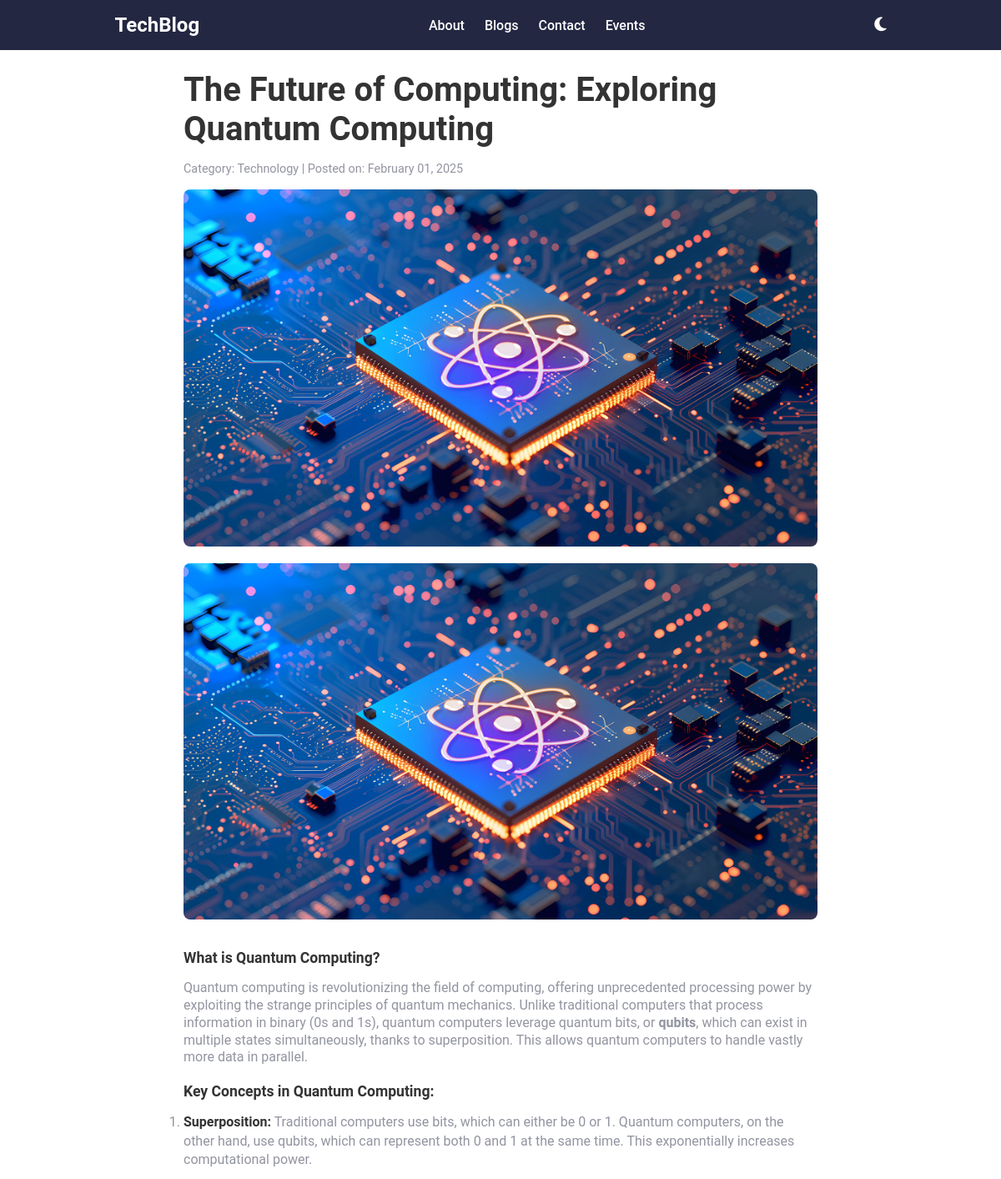
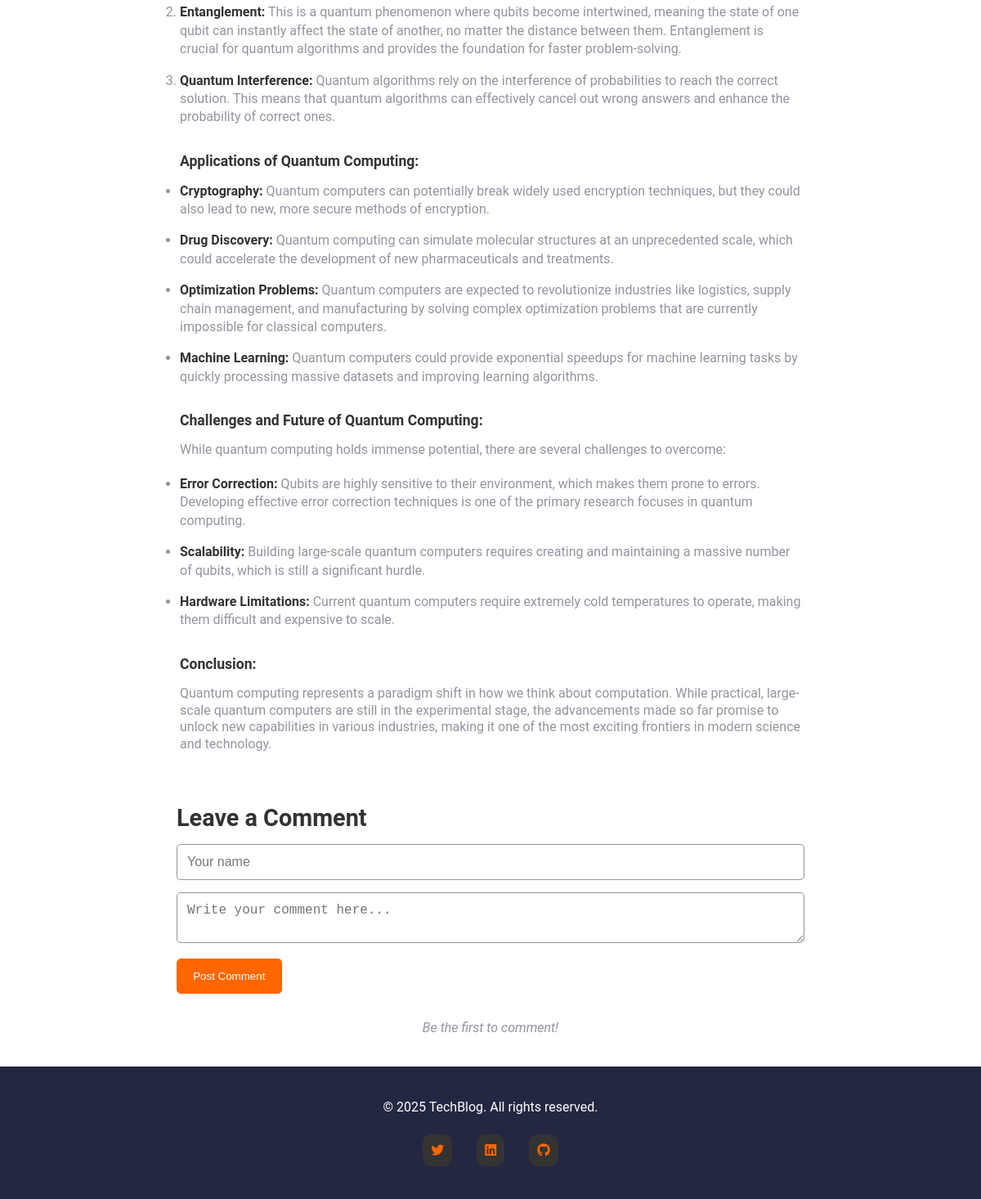
/post/6, run on the app's committed database (2 pictures, top to bottom).
### models.py (models this page shows)
class Post(db.Model):
    __tablename__ = 'posts'
    id = db.Column(db.Integer, primary_key=True)
    title = db.Column(db.String(100), nullable=False)
    excerpt = db.Column(db.String(255), nullable=False)
    content = db.Column(db.Text, nullable=False)
    category = db.Column(db.String(50))
    date_posted = db.Column(db.DateTime, default=datetime.utcnow)
    comments = db.relationship('Comment', backref='post', lazy=True)
    image_url = db.Column(db.String(200), nullable=True)

### app.py (the view)
    @app.route("/post/<int:post_id>")
    def post(post_id):
        post = Post.query.get_or_404(post_id)
        comments = Comment.query.filter_by(post_id=post.id).all()
        return render_template("post.html", post=post, comments=comments)

### templates/post.html (shortened to what this page needs)
{% extends "base.html" %}
{% block content %}
<article class="blog-post">
  <h1>{{ post.title }}</h1>
  <p class="post-meta">
    <span>Category: {{ post.category }} |</span>
    <span>Posted on: {{ post.date_posted.strftime('%B %d, %Y') }}</span>
  </p>
  <img src="{{ post.image_url }}" alt="Image for {{ post.title }}" class="post-image">
  <div class="post-content">
    {{ post.content|safe }}
  </div>
</article>
<section id="comments" class="comments-section">
  <h2>Leave a Comment</h2>
  <form id="comment-form" method="POST" action="/add_comment/{{ post.id }}">
    <input type="text" name="username" class="comment-input" placeholder="Your name" required>
    <textarea name="content" class="comment-input" placeholder="Write your comment here..." required></textarea>
    <button type="submit" class="submit-comment-btn">Post Comment</button>
  </form>
  <div id="comment-list" class="comment-list">
    {% if comments %}
    {% for comment in comments %}
    <div class="comment">
      <div class="comment-header">
        <div class="avatar">{{ comment.username[0] | upper }}</div>
        <h3>{{ comment.username }}</h3>
      </div>
      <p class="comment-content">{{ comment.body }}</p>
      <p class="comment-date">Posted on: {{ comment.date_posted.strftime('%B %d, %Y at %I:%M %p') }}</p>
    </div>
    {% endfor %}
    {% else %}
    <p class="no-comments">Be the first to comment!</p>
    {% endif %}
  </div>
</section>
{% endblock %}

### static/css/styles.css (style rules this page uses)
:root { --background-color: hsl(0, 0%, 100%); --text-color: hsl(0, 0%, 20%); --logo-color: hsl(0, 0%, 100%); --link-color: hsl(24, 100%, 50%); --button-bg: hsl(24, 100%, 50%); --button-color: hsl(0, 0%, 100%); --grey: hsl(231, 7%, 60%); --charcoal-grey: hsl(235, 18%, 26%); --dark-slate-grey: hsl(234, 29%, 20%); }
body { background-color: var(--background-color); font-family: "Roboto", "Open Sans", sans-serif, "Lora"; color: var(--text-color); transition: background-color 0.3s ease, color 0.3s ease; }
* { margin: 0; padding: 0; box-sizing: border-box; }
.post-content h2 { font-size: 1.1rem; margin-bottom: 1rem; width: 100%; }
.post-excerpt, .post-content p { font-size: 1rem; color: var(--grey); margin-bottom: 20px; line-height: 1.3; }
.post-meta { font-size: 0.9rem; color: var(--grey); margin-top: 0.8rem; }
.features { list-style: disc; margin-bottom: 2rem; }
.features li, .features-ol li { color: var(--grey); margin-bottom: 1rem; line-height: 1.4; }
li strong { color: var(--text-color); }
.form-group, .features-ol { margin-bottom: 2rem; }
.blog-post { background-color: var(--background-color); padding: 20px; border-radius: 8px; margin-top: 4rem; max-width: 800px; margin: 0 auto; }
.blog-post h1 { font-size: 2.5rem; color: var(--text-color); margin-top: 4rem; margin-bottom: 1rem; }
.blog-post .post-meta { font-size: 0.9rem; color: var(--grey); margin-bottom: 1rem; }
.post-image { width: 100%; height: auto; border-radius: 8px; margin-bottom: 1rem; }
h2 { font-size: 1.8rem; margin-top: 1rem; margin-bottom: 1rem; }
.comments-section { margin-top: 1rem; padding: 0.4rem 1rem; border-radius: 8px; max-width: 800px; margin: 0 auto; }
.comments-section h2 { font-size: 1.8rem; margin-bottom: 15px; }
.comment-input { width: 100%; padding: 12px; font-size: 1rem; margin-bottom: 15px; border: 1px solid var(--grey); border-radius: 5px; }
.submit-comment-btn { padding: 0.8rem 1.2rem; background-color: var(--button-bg); color: var(--button-color); border: 1px solid var(--button-bg); border-radius: 5px; cursor: pointer; transition: background-color 0.4s ease; }
.comment-list { margin: 2rem 0; }
.no-comments { font-style: italic; color: var(--grey); text-align: center; margin-top: 1em; }

### data on the page
Post: title "The Future of Computing: Exploring Quantum Computing", category "Technology", date_posted "February 01, 2025", image_url (picture), content (picture), content "What is Quantum Computing? Quantum computing is revolutionizing the field of computing, offering unprecedented processing power by exploiting the strange principles of quantum mechanics. Unlike traditional computers that process information in binary (0s and 1s), quantum computers leverage quantum bits, or qubits , which can exist in multiple states simultaneously, thanks to superposition. This allows quantum computers to handle vastly more data in parallel. Key Concepts in Quantum Computing: Superposition: Traditional computers use bits, which can either be 0 or 1. Quantum computers, on the other hand, use qubits, which can represent both 0 and 1 at the same time. This exponentially…"
